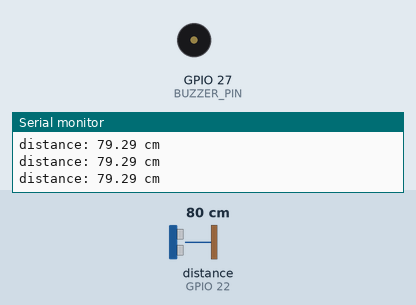
The sketch below on a simulated ESP32. Parts: buzzer (waves = sounding, pin HIGH), the last lines printed to the serial monitor. Wiring (inferred from the names in the program): ultrasonic range finder: trigger GPIO 23; echo GPIO 22. The test bench sets the inputs (shaded band); at power-on: distance to the obstacle (sensor on GPIO 22) 80 cm. The echo pulse lasts 58.3 µs per cm; pins used as bus, display or sensor lines are not drawn.

Above: at 1.3 s.
1.4 s: distance to the obstacle (sensor on GPIO 22) set to 12 cm
2.9 s: distance to the obstacle (sensor on GPIO 22) set to 9 cm
At 3.7 s:
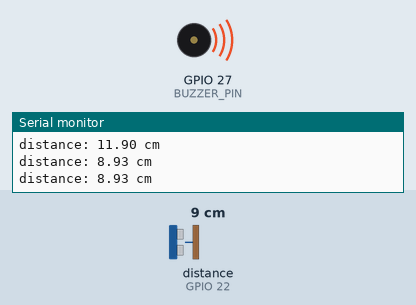
4.5 s: distance to the obstacle (sensor on GPIO 22) set to 18 cm
At 5.0 s:
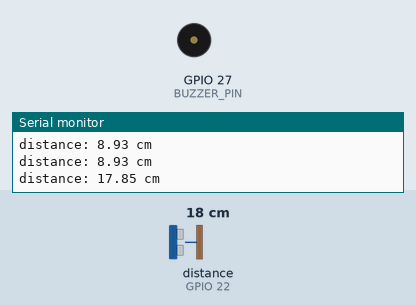
6.0 s: distance to the obstacle (sensor on GPIO 22) set to 2 cm
At 7.4 s:
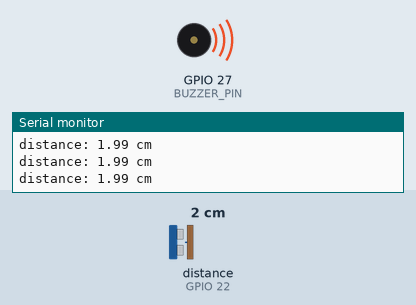
Timing chart, 0 to 8.5 s (numbered marks = the images above; inputs shaded):
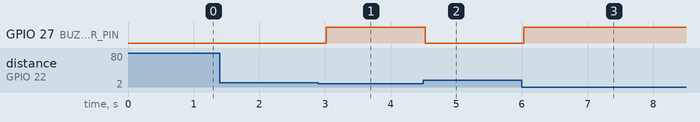

Measured:
- the behaviour switches between 11 and 10 cm on distance to the obstacle (sensor on GPIO 22) (found by bisection; images 0 and 1)
- after the input at 2.9 s, GPIO 27 (BUZZER_PIN): LOW → HIGH after 0.12 s
- after the input at 4.5 s, GPIO 27 (BUZZER_PIN): HIGH → LOW at once
- after the input at 6.0 s, GPIO 27 (BUZZER_PIN): LOW → HIGH at once

The sketch:

testingbuzzer.ino
```cpp
const int TRIG_PIN   = 23; // ESP32 pin GIOP26 connected to Ultrasonic Sensor's TRIG pin
const int ECHO_PIN   = 22; // ESP32 pin GIOP25 connected to Ultrasonic Sensor's ECHO pin
const int BUZZER_PIN = 27; // ESP32 pin GIOP17 connected to Piezo Buzzer's pin
const int DISTANCE_THRESHOLD = 10; // centimeters

// variables will change:
float duration_us, distance_cm;

void setup() {
  Serial.begin (9600);         // initialize serial port
  pinMode(TRIG_PIN, OUTPUT);   // set ESP32 pin to output mode
  pinMode(ECHO_PIN, INPUT);    // set ESP32 pin to input mode
  pinMode(BUZZER_PIN, OUTPUT); // set ESP32 pin to output mode
}

void loop() {
  // generate 10-microsecond pulse to TRIG pin
  digitalWrite(TRIG_PIN, HIGH);
  delayMicroseconds(10);
  digitalWrite(TRIG_PIN, LOW);

  // measure duration of pulse from ECHO pin
  duration_us = pulseIn(ECHO_PIN, HIGH);
  // calculate the distance
  distance_cm = 0.017 * duration_us;

  if(distance_cm < DISTANCE_THRESHOLD)
    digitalWrite(BUZZER_PIN, HIGH); // turn on Piezo Buzzer
  else
    digitalWrite(BUZZER_PIN, LOW);  // turn off Piezo Buzzer

  // print the value to Serial Monitor
  Serial.print("distance: ");
  Serial.print(distance_cm);
  Serial.println(" cm");

  delay(500);
}
```
